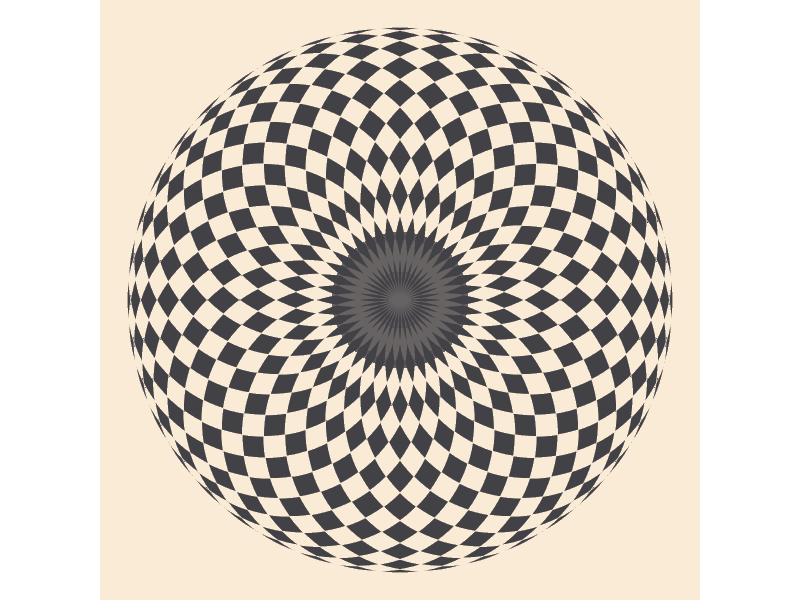
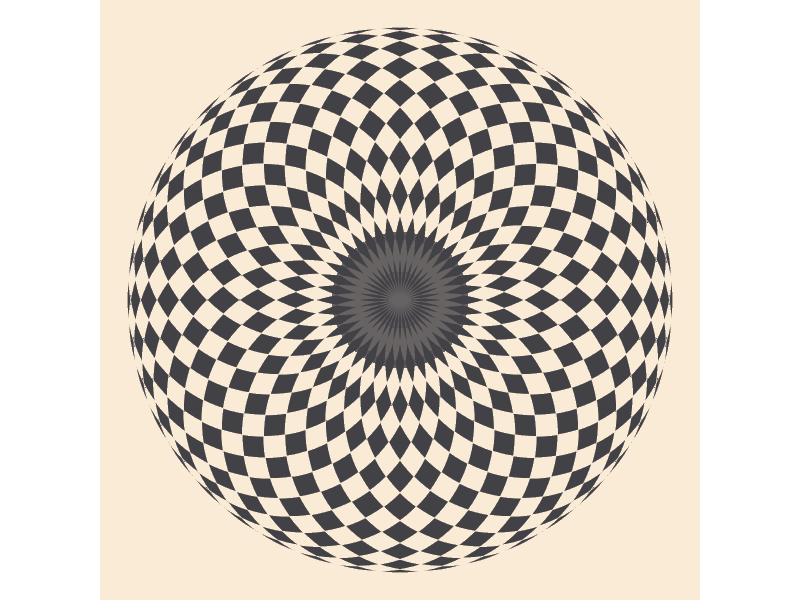
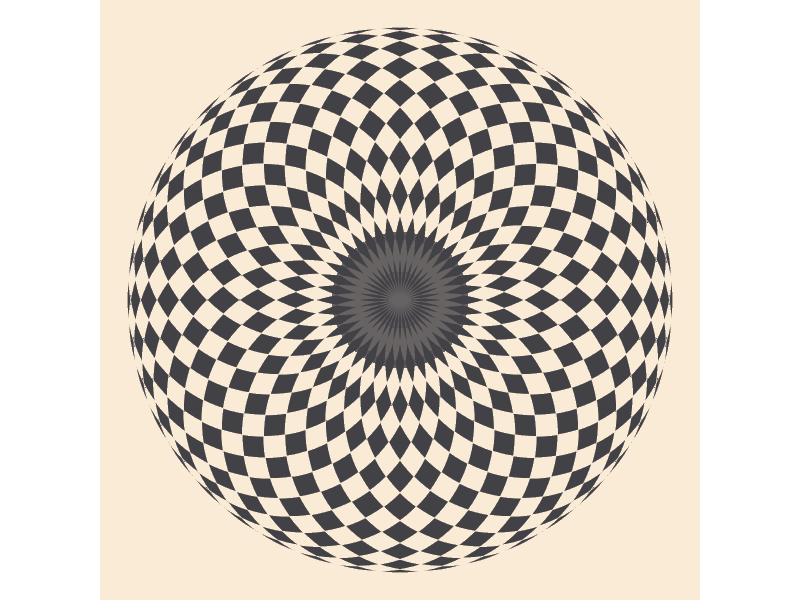
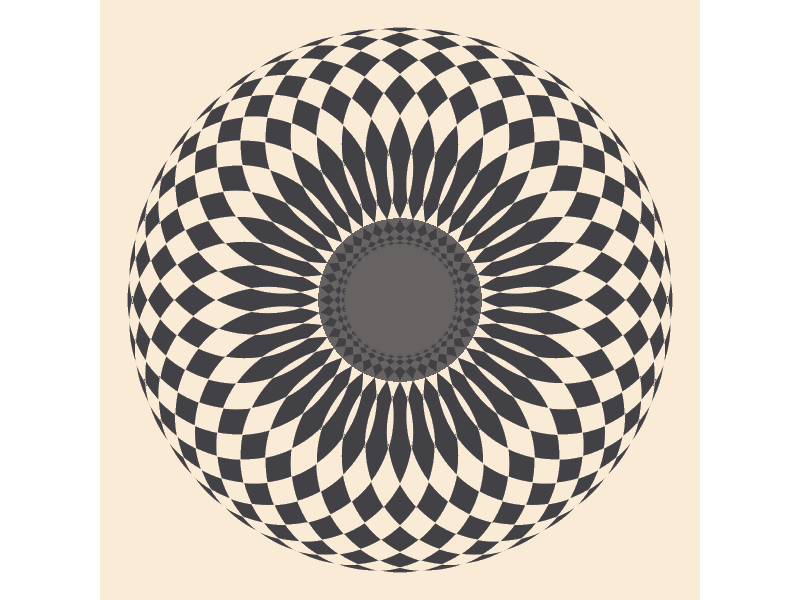
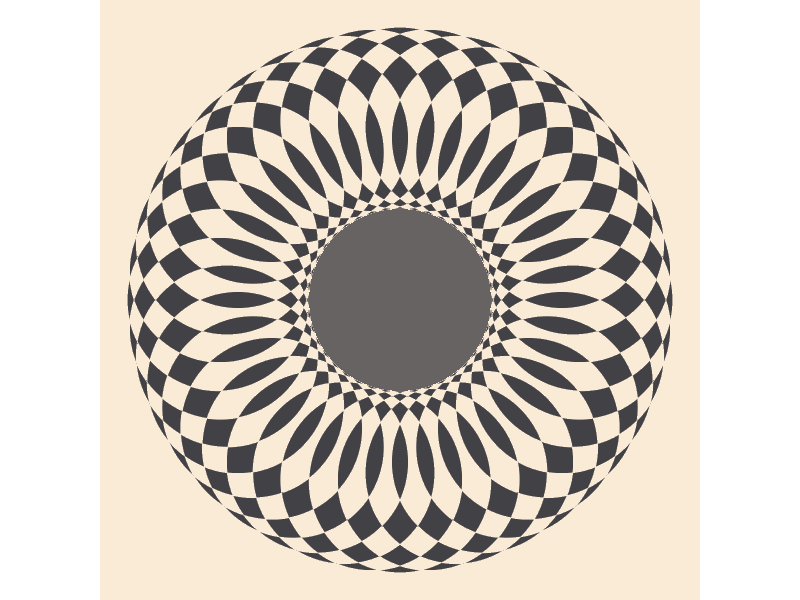
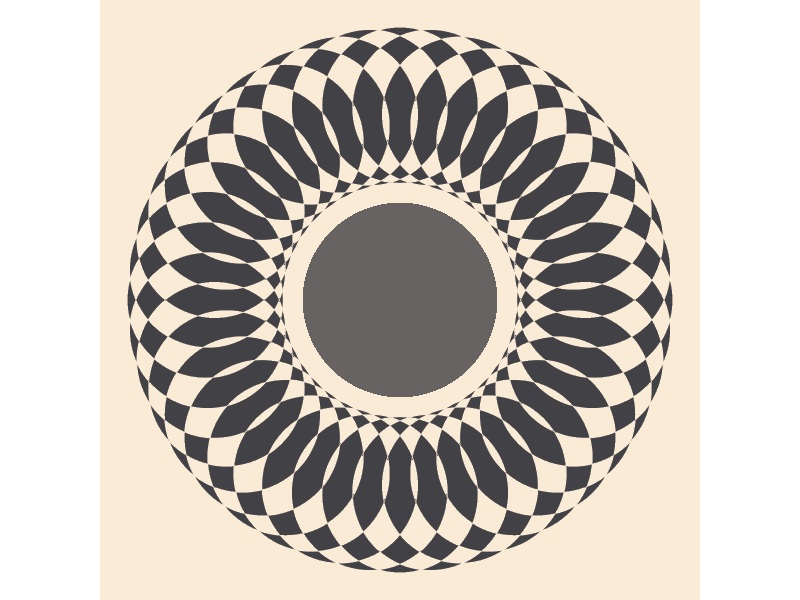
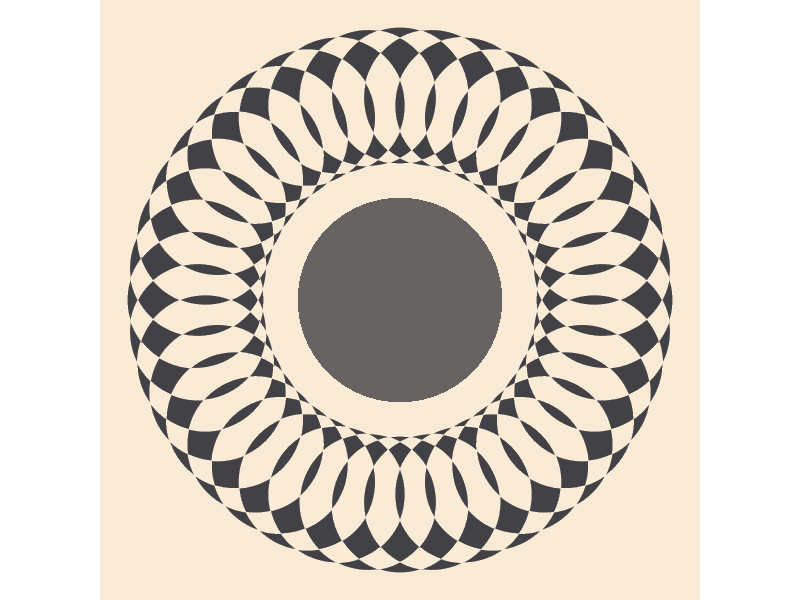
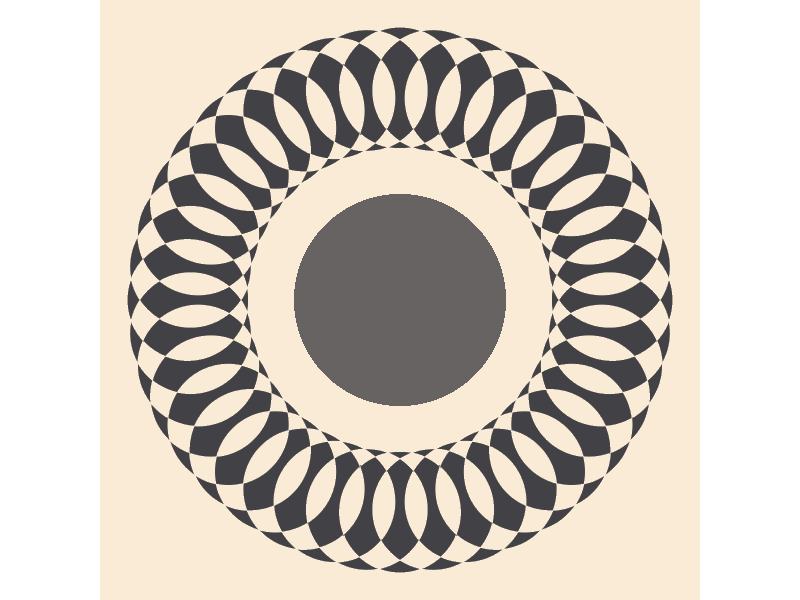

Reproduce these figures in R, in order. (Note: this script raises an error after producing the figures.)
# https://www.youtube.com/watch?v=hkCakDslpXM
# https://www.youtube.com/watch?v=qhbuKbxJsk8

library(tidyverse)
library(sf)

circle <- st_buffer(st_point(c(0, 0)), 10)

mandala <- function(circle, i = 2, s = 1) {
  
  many_circles <- circle %>% 
    st_sfc() %>% 
    st_cast("POINT") %>%
    st_buffer(10 / s)
  
  index <- seq(1, length(many_circles), i)[-1]
  
  many_circles[index] %>% 
    map(pluck, 1) %>% 
    list() %>% 
    st_multipolygon()
  
}

draw_circle_mandala <- function(circle, i = 3, s = 1) {
  
  ggplot() + 
    geom_sf(data = mandala(circle, i, s), fill = "#424146", color = "antiquewhite", size = 0.2) +
    geom_sf(data = circle * 0.5, fill = "#424146", color = NA, alpha = 0.8) +
    theme_void() + 
    theme(panel.background = element_rect(fill = "antiquewhite", color = "antiquewhite"))
  
}


# example -----------------------------------------------------------------

draw_circle_mandala(circle, 3, 1)
ggsave("visualization/circle-pictures/circle-mandala.png", device = "png", dpi = "print", bg = "antiquewhite")

# temporary directory -----------------------------------------------------

temp <- tempfile()
dir.create(temp)

# sequence of plots -------------------------------------------------------

s_seq <- c(seq(1, 14, 0.5), seq(13.5, 1.2, -0.5))
i_seq <- c(seq(3, 30, 1), seq(29, 3.5, -1))

gg_list1 <- map(s_seq, draw_circle_mandala, circle = circle, i = 3)
gg_list2 <- map(i_seq, draw_circle_mandala, circle = circle, s = 1) 

# gif ---------------------------------------------------------------------

paths1 <- file.path(temp, paste0("pic-", seq_along(gg_list1), ".png"))
walk2(paths1, gg_list1, ggsave, device = "png", dpi = "print", bg = "antiquewhite")

library(magick)  

paths1 %>% 
  map(image_read) %>% 
  image_join() %>% 
  image_animate(fps = 5) %>%
  image_write("visualization/circle-pictures/circle-mandala-1.gif")

paths2 <- file.path(temp, paste0("pic-", seq_along(gg_list2), ".png"))
walk2(paths2, gg_list2, ggsave, device = "png", dpi = "print", bg = "antiquewhite")

paths2 %>% 
  map(image_read) %>% 
  image_join() %>% 
  image_animate(fps = 5) %>%
  image_write("visualization/circle-pictures/circle-mandala-2.gif")
